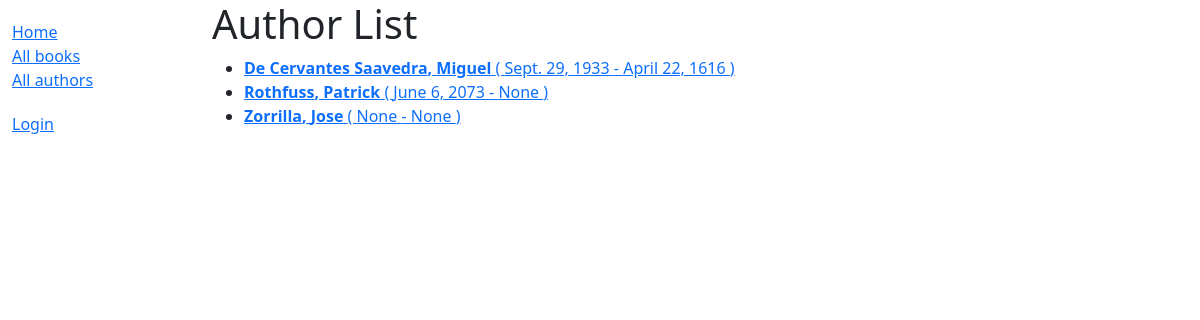
Screenshot of /catalog/authors/ with the database file from the repository.
### catalog/models.py (models this page shows, shortened)
class Author(models.Model):
    first_name = models.CharField(max_length=100)
    last_name = models.CharField(max_length=100)
    date_of_birth = models.DateField(null=True, blank=True)
    date_of_death = models.DateField('died', null=True, blank=True)
    class Meta:
        ordering = ['last_name', 'first_name']

### catalog/views.py (the view)
# urls.py: path('authors/', views.AuthorListView.as_view(), name="authors"),
class AuthorListView(generic.ListView):
    model = Author
    context_object_name = 'author_list'
    paginate_by = 10

### catalog/templates/catalog/author_list.html
{% extends 'base_generic.html' %}
{% block content %}
<h1> Author List </h1>
{% if author_list %}
<ul type="1">
	{% for author in author_list %}
	<li>
		<a href="{% url 'author-detail' author.pk %}">
			<b>{{ author.last_name }}, {{ author.first_name }}</b>
			( {{ author.date_of_birth }} - {{ author.date_of_death }} )
		</a>
	</li>
	{% endfor %}
</ul>
{% else %}
	<p>There is no author.</p>
{% endif %}
{% endblock %}

### rows the page displays
Author: last_name "De Cervantes Saavedra", first_name "Miguel", date_of_birth "Sept. 29, 1933", date_of_death "April 22, 1616"
Author: last_name "Rothfuss", first_name "Patrick", date_of_birth "June 6, 2073", date_of_death "None"
Author: last_name "Zorrilla", first_name "Jose", date_of_birth "None", date_of_death "None"
